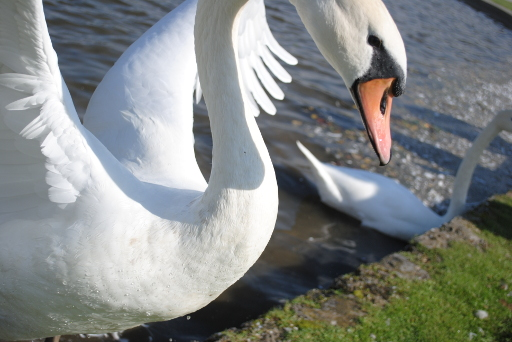
%> input picture PDE_image_processing/project/swan-512.jpg, 512 x 342 px
$ octave load_image.m   (GNU Octave 9; MATLAB toolbox functions it lacks are replaced by stand-ins)
%> lines starting %> are read from the running program, lines starting %| are printed output that depends on the picture
%% Load Image and add noise
% Read image and convert to double
u = double(imread('swan-512.jpg'));
r = u(:,:,1);
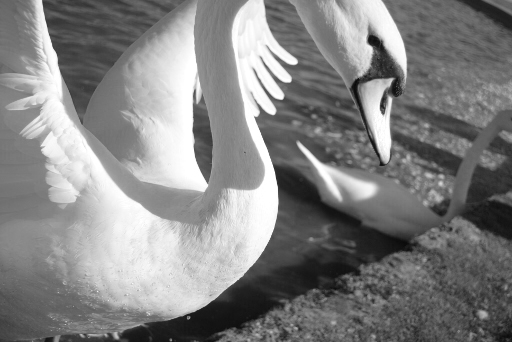
%> r: size 342x512 double; min 8, max 255, mean 130.7
g = u(:,:,2);
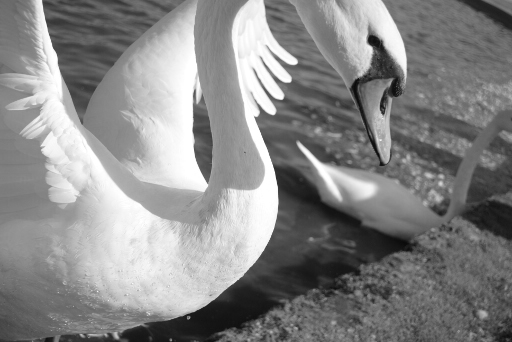
%> g: size 342x512 double; min 10, max 255, mean 135.1
b = u(:,:,3);
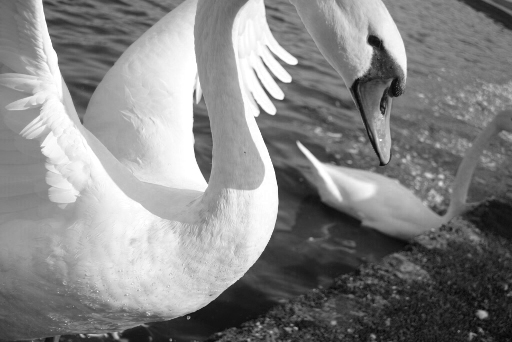
%> b: size 342x512 double; min 6, max 255, mean 133.6
u = 0.299*r + 0.587*g + 0.144*b;
%> u: size 342x512 double

%%
% Add normal noise with mean 0 and variance 25
u = u + 25.0*randn (size(u));
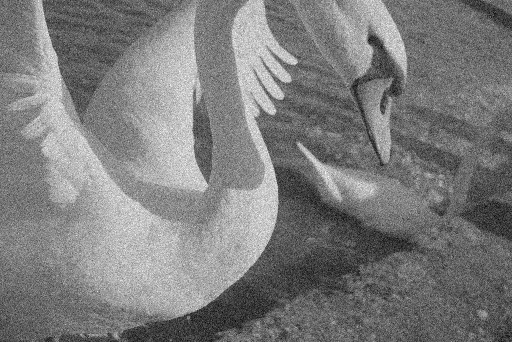
%> u: size 342x512 double; min -66.58, max 349.9, mean 137.6; drawn with min black and max white

%%
% Display before image
figure
colormap gray
imagesc(uint8(u));
title('before');
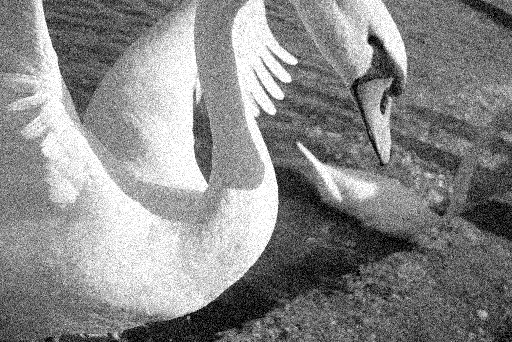
%> displayed picture: size 342x512x3, on the screen's scale of 0 to 255; min 0, max 255, mean 136.5
